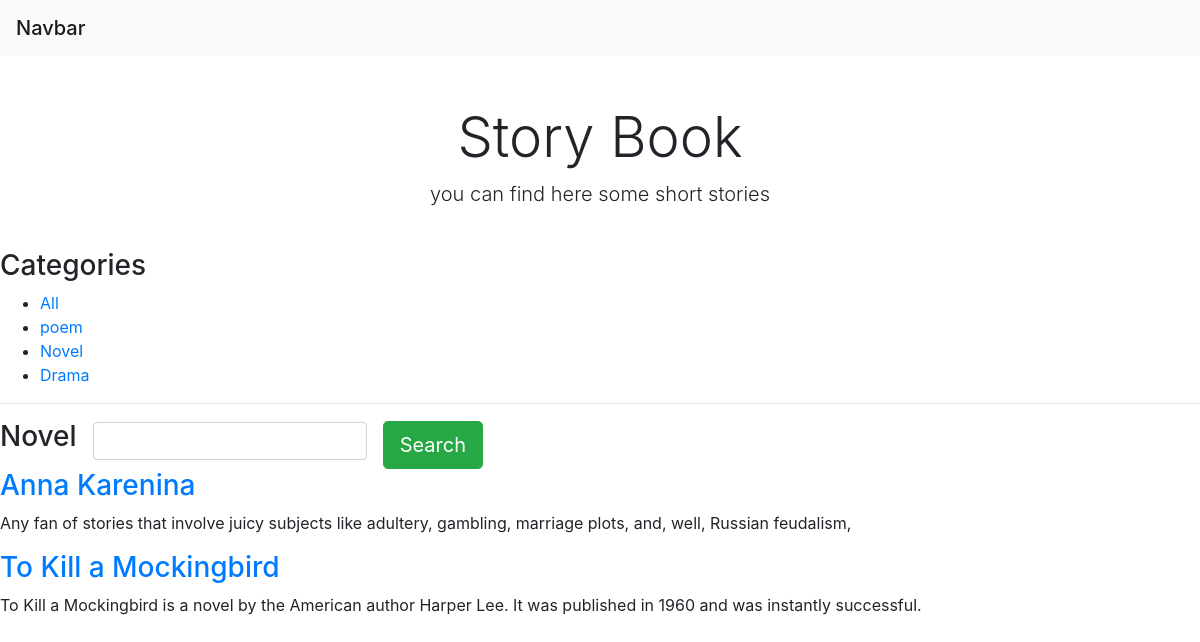
The page /Novel on the database its author committed.
### story/models.py (models this page shows, shortened)
class Category(models.Model):
    name=models.CharField(max_length=150,db_index=True,)
    slug=models.SlugField(unique=True)
    class Meta:
        ordering=('-name',)
    def get_absolute_url(self):
        return reverse('story:story_category',args=[self.slug,])

class Story(models.Model):
    category=models.ForeignKey(Category,on_delete=models.CASCADE)
    title=models.CharField(max_length=150)
    body=models.TextField()
    des=models.TextField()
    publish=models.DateTimeField(auto_now_add=True)
    def get_absolute_url(self):
        return reverse('story:story_detail',args=[self.id,])

### story/views.py (the view)
# urls.py: path('',views.story_list,name='story_list'),
def story_list(request,category_slug=None):
    category=None
    categories=Category.objects.all()
    story=Story.objects.all()
    if category_slug:
        story = Story.objects.all()
        category = get_object_or_404(Category, slug=category_slug)
        story = story.filter(category=category)
    return render(request, 'story/story_list.html', {'categories': categories,'story': story,'category': category})

### templates/story/story_list.html (shortened to what this page needs)
{% extends 'base.html' %}
{% block body %}
<div class="pricing-header px-3 py-3 pt-md-5 pb-md-4 mx-auto text-center">
    <h1 class="display-4">Story Book</h1>
    <p class="lead">you can find here some short stories</p>
</div>
<div class="jumbtron">
    <h3> Categories</h3>
    <ul>
        <li>
            <a href="{% url 'story:story_list' %}">All</a>
            {% for x in categories %}
        <li>
        <a href="{{x.get_absolute_url}}">{{x.name}}</a>
            </li>
        {% endfor %}
        </li>
    </ul>
</div>
<div>
    <hr>
     <form action="{% url 'story:story_search' %}" class="form-inline" method="get">
             <div class="form-group mb-2">
                <h3> {% if category %}{{category.name}}{% else %}All-STORY{% endif  %}</h3>
             </div>
             <div class="form-group mx-sm-3 mb-2">
                 <input name="search" class="form-control" >
             </div>
            <button type="submit" class="btn btn-success btn-lg">Search</button>
         </form>
    {% for x in story %}
      <a href="{{x.get_absolute_url}}" ><h3>{{x.title}}</h3></a>
    <p>{{x.body}}</p>
    {% endfor %}
</div>
{% endblock %}

### rows shown on the page
Category: name "poem"
Category: name "Novel"
Category: name "Drama"
Story: title "Anna Karenina", body "Any fan of stories that involve juicy subjects like adultery, gambling, marriage plots, and, well, Russian feudalism,"
Story: title "To Kill a Mockingbird", body "To Kill a Mockingbird is a novel by the American author Harper Lee. It was published in 1960 and was instantly successful."
